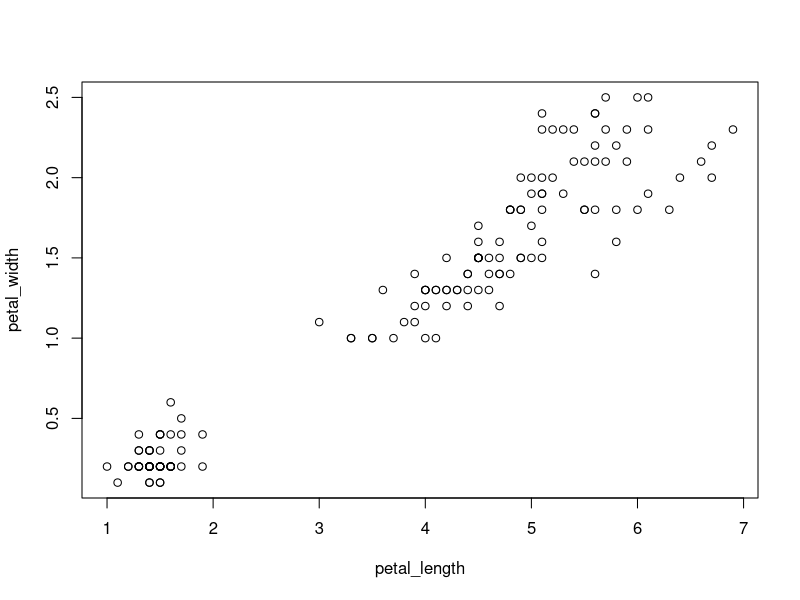
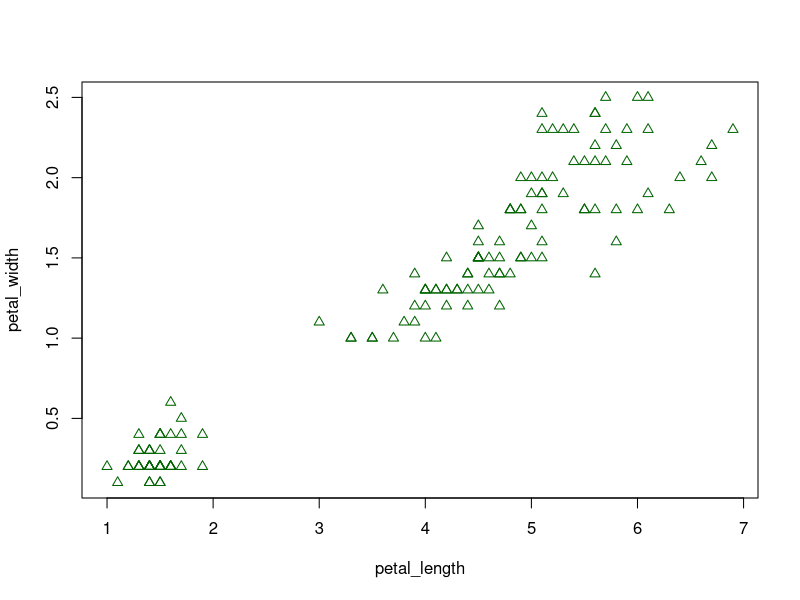
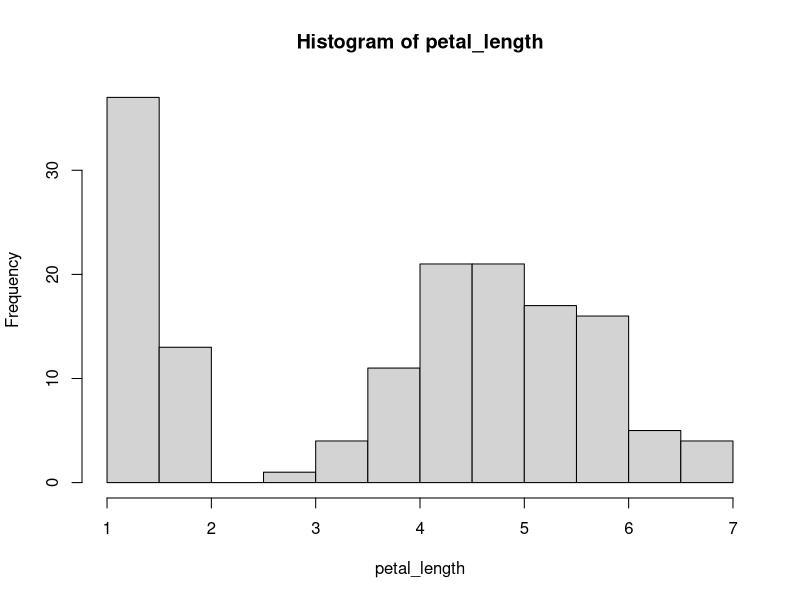

Recreate these plots in R, in order.
# load and attach packages
library(datasets)
library(graphics)

# load example data
iris <- datasets::iris

# do something with the code
petal_length <- iris$Petal.Length

petal_width <- iris$Petal.Width

plot(petal_length, petal_width)

# simple plot of petal width
plot(petal_length, petal_width, pch = 2, col = "darkgreen")

# view a histogram of petal length
hist(petal_length)
